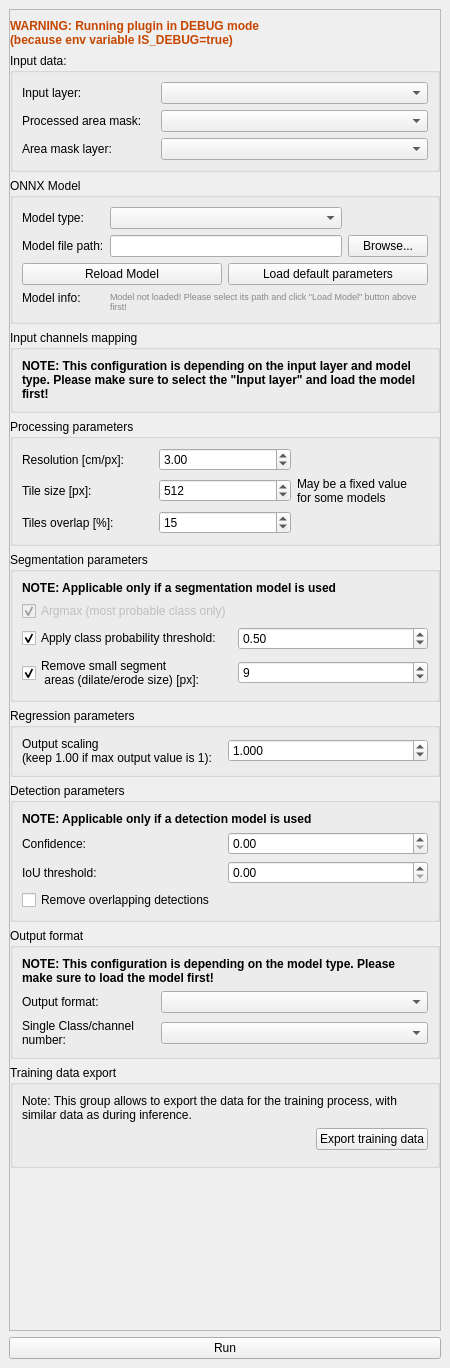
<?xml version="1.0" encoding="UTF-8"?>
<ui version="4.0">
 <class>DeepnessDockWidgetBase</class>
 <widget class="QDockWidget" name="DeepnessDockWidgetBase">
  <property name="geometry">
   <rect>
    <x>0</x>
    <y>0</y>
    <width>450</width>
    <height>1368</height>
   </rect>
  </property>
  <property name="windowTitle">
   <string>Deepness</string>
  </property>
  <widget class="QWidget" name="dockWidgetContents">
   <layout class="QGridLayout" name="gridLayout">
    <item row="0" column="0">
     <widget class="QScrollArea" name="scrollArea">
      <property name="widgetResizable">
       <bool>true</bool>
      </property>
      <widget class="QWidget" name="scrollAreaWidgetContents">
       <property name="geometry">
        <rect>
         <x>0</x>
         <y>0</y>
         <width>434</width>
         <height>1308</height>
        </rect>
       </property>
       <layout class="QVBoxLayout" name="verticalLayout_3">
        <property name="leftMargin">
         <number>0</number>
        </property>
        <property name="rightMargin">
         <number>0</number>
        </property>
        <property name="bottomMargin">
         <number>0</number>
        </property>
        <item>
         <widget class="QLabel" name="label_debugModeWarning">
          <property name="font">
           <font>
            <pointsize>9</pointsize>
            <weight>75</weight>
            <bold>true</bold>
           </font>
          </property>
          <property name="styleSheet">
           <string notr="true">color:rgb(198, 70, 0)</string>
          </property>
          <property name="text">
           <string>WARNING: Running plugin in DEBUG mode
(because env variable IS_DEBUG=true)</string>
          </property>
         </widget>
        </item>
        <item>
         <widget class="QgsCollapsibleGroupBox" name="mGroupBox_3">
          <property name="sizePolicy">
           <sizepolicy hsizetype="Preferred" vsizetype="Maximum">
            <horstretch>0</horstretch>
            <verstretch>0</verstretch>
           </sizepolicy>
          </property>
          <property name="title">
           <string>Input data:</string>
          </property>
          <layout class="QGridLayout" name="gridLayout_5">
           <item row="0" column="1" colspan="2">
            <widget class="QgsMapLayerComboBox" name="mMapLayerComboBox_inputLayer">
             <property name="toolTip">
              <string>&lt;html&gt;&lt;head/&gt;&lt;body&gt;&lt;p&gt;&lt;span style=&quot; font-weight:600;&quot;&gt;Layer which will be processed.&lt;/span&gt;&lt;/p&gt;&lt;p&gt;Most probably this is your ortophoto or map source (like satellite image from google earth).&lt;br/&gt;Needs to be a raster layer.&lt;/p&gt;&lt;/body&gt;&lt;/html&gt;</string>
             </property>
            </widget>
           </item>
           <item row="1" column="1" colspan="2">
            <widget class="QComboBox" name="comboBox_processedAreaSelection">
             <property name="toolTip">
              <string>&lt;html&gt;&lt;head/&gt;&lt;body&gt;&lt;p&gt;Defines what part of the &amp;quot;Input layer&amp;quot; should be processed.&lt;/p&gt;&lt;p&gt;&lt;br/&gt; - &amp;quot;&lt;span style=&quot; font-style:italic;&quot;&gt;Visible Part&lt;/span&gt;&amp;quot; allows to process the part currently visible on the map canvas.&lt;br/&gt; - &amp;quot;&lt;span style=&quot; font-style:italic;&quot;&gt;Entire Layer&lt;/span&gt;&amp;quot; allows to process the netire ortophoto file&lt;br/&gt; - &amp;quot;&lt;span style=&quot; font-style:italic;&quot;&gt;From Polygons&lt;/span&gt;&amp;quot; allows to select a polygon describing the area to be processed (e.g. if the processed field is a polygon, and we don't want to process outside of it)&lt;/p&gt;&lt;/body&gt;&lt;/html&gt;</string>
             </property>
            </widget>
           </item>
           <item row="0" column="0">
            <widget class="QLabel" name="label_10">
             <property name="text">
              <string>Input layer:</string>
             </property>
            </widget>
           </item>
           <item row="1" column="0">
            <widget class="QLabel" name="label_11">
             <property name="text">
              <string>Processed area mask:</string>
             </property>
            </widget>
           </item>
           <item row="2" column="0">
            <widget class="QLabel" name="label_areaMaskLayer">
             <property name="text">
              <string>Area mask layer:</string>
             </property>
            </widget>
           </item>
           <item row="2" column="1" colspan="2">
            <widget class="QgsMapLayerComboBox" name="mMapLayerComboBox_areaMaskLayer">
             <property name="toolTip">
              <string>&lt;html&gt;&lt;head/&gt;&lt;body&gt;&lt;p&gt;Defines the layer which is being used as a mask for the processing of &amp;quot;Input layer&amp;quot;. &lt;br/&gt;Only pixels within this mask layer will be processed.&lt;/p&gt;&lt;p&gt;Needs to be a vector layer.&lt;/p&gt;&lt;/body&gt;&lt;/html&gt;</string>
             </property>
            </widget>
           </item>
          </layout>
         </widget>
        </item>
        <item>
         <widget class="QgsCollapsibleGroupBox" name="mGroupBox">
          <property name="sizePolicy">
           <sizepolicy hsizetype="Preferred" vsizetype="Maximum">
            <horstretch>0</horstretch>
            <verstretch>0</verstretch>
           </sizepolicy>
          </property>
          <property name="title">
           <string>ONNX Model</string>
          </property>
          <layout class="QGridLayout" name="gridLayout_7">
           <item row="1" column="1">
            <widget class="QLineEdit" name="lineEdit_modelPath">
             <property name="enabled">
              <bool>true</bool>
             </property>
             <property name="toolTip">
              <string>Path to the model file</string>
             </property>
            </widget>
           </item>
           <item row="1" column="0">
            <widget class="QLabel" name="label_4">
             <property name="text">
              <string>Model file path:</string>
             </property>
            </widget>
           </item>
           <item row="1" column="2">
            <widget class="QPushButton" name="pushButton_browseModelPath">
             <property name="enabled">
              <bool>true</bool>
             </property>
             <property name="text">
              <string>Browse...</string>
             </property>
            </widget>
           </item>
           <item row="0" column="0">
            <widget class="QLabel" name="label_5">
             <property name="text">
              <string>Model type:</string>
             </property>
            </widget>
           </item>
           <item row="0" column="1">
            <widget class="QComboBox" name="comboBox_modelType">
             <property name="toolTip">
              <string>&lt;html&gt;&lt;head/&gt;&lt;body&gt;&lt;p&gt;Type of the model (model class) which you want to use.&lt;br/&gt;You should obtain this information along with the model file.&lt;/p&gt;&lt;p&gt;Please refer to the plugin documentation for more details.&lt;/p&gt;&lt;/body&gt;&lt;/html&gt;</string>
             </property>
            </widget>
           </item>
           <item row="4" column="0">
            <widget class="QLabel" name="label_3">
             <property name="text">
              <string>Model info:</string>
             </property>
            </widget>
           </item>
           <item row="4" column="1" rowspan="2" colspan="2">
            <widget class="QLabel" name="label_modelInfo">
             <property name="font">
              <font>
               <pointsize>7</pointsize>
              </font>
             </property>
             <property name="styleSheet">
              <string notr="true">color: rgb(135, 135, 133);</string>
             </property>
             <property name="text">
              <string>Model not loaded! Please select its path and click &quot;Load Model&quot; button above first!</string>
             </property>
             <property name="wordWrap">
              <bool>true</bool>
             </property>
            </widget>
           </item>
           <item row="3" column="0" colspan="3">
            <layout class="QHBoxLayout" name="horizontalLayout_10">
             <item>
              <widget class="QPushButton" name="pushButton_reloadModel">
               <property name="toolTip">
                <string>Reload the model given in the line edit above</string>
               </property>
               <property name="text">
                <string>Reload Model</string>
               </property>
              </widget>
             </item>
             <item>
              <widget class="QPushButton" name="pushButton_loadDefaultModelParameters">
               <property name="toolTip">
                <string>&lt;html&gt;&lt;head/&gt;&lt;body&gt;&lt;p&gt;&lt;span style=&quot; font-weight:600;&quot;&gt;Load default model parameters.&lt;/span&gt;&lt;/p&gt;&lt;p&gt;ONNX Models can have metadata, which can be parsed and used to set default value for fields in UI, w.g. for tile_size or confidence threshold&lt;/p&gt;&lt;/body&gt;&lt;/html&gt;</string>
               </property>
               <property name="text">
                <string>Load default parameters</string>
               </property>
              </widget>
             </item>
            </layout>
           </item>
          </layout>
         </widget>
        </item>
        <item>
         <widget class="QgsCollapsibleGroupBox" name="mGroupBox_2">
          <property name="sizePolicy">
           <sizepolicy hsizetype="Preferred" vsizetype="Maximum">
            <horstretch>0</horstretch>
            <verstretch>0</verstretch>
           </sizepolicy>
          </property>
          <property name="title">
           <string>Input channels mapping</string>
          </property>
          <layout class="QGridLayout" name="gridLayout_4">
           <item row="1" column="0">
            <layout class="QVBoxLayout" name="verticalLayout_inputChannelsMapping"/>
           </item>
           <item row="0" column="0">
            <widget class="QLabel" name="label_12">
             <property name="font">
              <font>
               <weight>75</weight>
               <bold>true</bold>
              </font>
             </property>
             <property name="text">
              <string>NOTE: This configuration is depending on the input layer and model type. Please make sure to select the &quot;Input layer&quot; and load the model first!</string>
             </property>
             <property name="wordWrap">
              <bool>true</bool>
             </property>
            </widget>
           </item>
          </layout>
         </widget>
        </item>
        <item>
         <widget class="QgsCollapsibleGroupBox" name="mGroupBox_4">
          <property name="sizePolicy">
           <sizepolicy hsizetype="Preferred" vsizetype="Maximum">
            <horstretch>0</horstretch>
            <verstretch>0</verstretch>
           </sizepolicy>
          </property>
          <property name="title">
           <string>Processing parameters</string>
          </property>
          <layout class="QGridLayout" name="gridLayout_8">
           <item row="1" column="0">
            <widget class="QLabel" name="label_8">
             <property name="text">
              <string>Tile size [px]:</string>
             </property>
            </widget>
           </item>
           <item row="0" column="1">
            <widget class="QDoubleSpinBox" name="doubleSpinBox_resolution_cm_px">
             <property name="toolTip">
              <string>&lt;html&gt;&lt;head/&gt;&lt;body&gt;&lt;p&gt;Defines the processing resolution of the &amp;quot;Input layer&amp;quot;.&lt;/p&gt;&lt;p&gt;&lt;br/&gt;&lt;/p&gt;&lt;p&gt;Determines the resolution of images fed into the model, allowing to scale the input images.&lt;/p&gt;&lt;p&gt;Should be similar as the resolution used to train the model.&lt;/p&gt;&lt;/body&gt;&lt;/html&gt;</string>
             </property>
             <property name="decimals">
              <number>2</number>
             </property>
             <property name="minimum">
              <double>0.000000000000000</double>
             </property>
             <property name="maximum">
              <double>999999.000000000000000</double>
             </property>
             <property name="value">
              <double>3.000000000000000</double>
             </property>
            </widget>
           </item>
           <item row="0" column="0">
            <widget class="QLabel" name="label">
             <property name="text">
              <string>Resolution [cm/px]:</string>
             </property>
            </widget>
           </item>
           <item row="1" column="1">
            <widget class="QSpinBox" name="spinBox_tileSize_px">
             <property name="enabled">
              <bool>true</bool>
             </property>
             <property name="toolTip">
              <string>&lt;html&gt;&lt;head/&gt;&lt;body&gt;&lt;p&gt;Size of the images passed to the model.&lt;/p&gt;&lt;p&gt;Usually needs to be the same as the one used during training.&lt;/p&gt;&lt;/body&gt;&lt;/html&gt;</string>
             </property>
             <property name="maximum">
              <number>99999</number>
             </property>
             <property name="value">
              <number>512</number>
             </property>
            </widget>
           </item>
           <item row="1" column="2">
            <widget class="QLabel" name="label_13">
             <property name="text">
              <string>May be a fixed value
for some models</string>
             </property>
            </widget>
           </item>
           <item row="2" column="0">
            <widget class="QLabel" name="label_19">
             <property name="text">
              <string>Tiles overlap [%]:</string>
             </property>
            </widget>
           </item>
           <item row="2" column="1">
            <widget class="QSpinBox" name="spinBox_processingTileOverlapPercentage">
             <property name="toolTip">
              <string>&lt;html&gt;&lt;head/&gt;&lt;body&gt;&lt;p&gt;Defines how much tiles should overlap on their neighbours during processing.&lt;/p&gt;&lt;p&gt;Especially required for model which introduce distortions on the edges of images, so that it can be removed in postprocessing.&lt;/p&gt;&lt;/body&gt;&lt;/html&gt;</string>
             </property>
             <property name="suffix">
              <string/>
             </property>
             <property name="value">
              <number>15</number>
             </property>
            </widget>
           </item>
          </layout>
         </widget>
        </item>
        <item>
         <widget class="QgsCollapsibleGroupBox" name="mGroupBox_segmentationParameters">
          <property name="sizePolicy">
           <sizepolicy hsizetype="Preferred" vsizetype="Maximum">
            <horstretch>0</horstretch>
            <verstretch>0</verstretch>
           </sizepolicy>
          </property>
          <property name="title">
           <string>Segmentation parameters</string>
          </property>
          <layout class="QGridLayout" name="gridLayout_10">
           <item row="3" column="2">
            <widget class="QSpinBox" name="spinBox_dilateErodeSize">
             <property name="toolTip">
              <string>&lt;html&gt;&lt;head/&gt;&lt;body&gt;&lt;p&gt;Postprocessing option, to remove small areas (small clusters of pixels) belonging to each class, smoothing the predictions.&lt;/p&gt;&lt;p&gt;The actual size (in meters) of the smoothing can be calculated as &amp;quot;Resolution&amp;quot; * &amp;quot;value of this parameter&amp;quot;.&lt;br/&gt;Works as application of dilate and erode operation (twice, in reverse order).&lt;br/&gt;Similar effect to median filter.&lt;/p&gt;&lt;/body&gt;&lt;/html&gt;</string>
             </property>
             <property name="value">
              <number>9</number>
             </property>
            </widget>
           </item>
           <item row="0" column="1" colspan="2">
            <widget class="QLabel" name="label_2">
             <property name="font">
              <font>
               <weight>75</weight>
               <bold>true</bold>
              </font>
             </property>
             <property name="text">
              <string>NOTE: Applicable only if a segmentation model is used</string>
             </property>
            </widget>
           </item>
           <item row="2" column="1">
            <widget class="QCheckBox" name="checkBox_pixelClassEnableThreshold">
             <property name="text">
              <string>Apply class probability threshold:</string>
             </property>
             <property name="checked">
              <bool>true</bool>
             </property>
            </widget>
           </item>
           <item row="1" column="1">
            <widget class="QCheckBox" name="checkBox_pixelClassArgmaxEnabled">
             <property name="enabled">
              <bool>false</bool>
             </property>
             <property name="toolTip">
              <string/>
             </property>
             <property name="text">
              <string>Argmax (most probable class only)</string>
             </property>
             <property name="checked">
              <bool>true</bool>
             </property>
            </widget>
           </item>
           <item row="3" column="1">
            <widget class="QCheckBox" name="checkBox_removeSmallAreas">
             <property name="text">
              <string>Remove small segment 
 areas (dilate/erode size) [px]:</string>
             </property>
             <property name="checked">
              <bool>true</bool>
             </property>
            </widget>
           </item>
           <item row="2" column="2">
            <widget class="QDoubleSpinBox" name="doubleSpinBox_probabilityThreshold">
             <property name="toolTip">
              <string>&lt;html&gt;&lt;head/&gt;&lt;body&gt;&lt;p&gt;Minimum required probability for the class to be considered as belonging to this class.&lt;/p&gt;&lt;/body&gt;&lt;/html&gt;</string>
             </property>
             <property name="decimals">
              <number>2</number>
             </property>
             <property name="maximum">
              <double>1.000000000000000</double>
             </property>
             <property name="singleStep">
              <double>0.050000000000000</double>
             </property>
             <property name="value">
              <double>0.500000000000000</double>
             </property>
            </widget>
           </item>
          </layout>
         </widget>
        </item>
        <item>
         <widget class="QgsCollapsibleGroupBox" name="mGroupBox_regressionParameters">
          <property name="sizePolicy">
           <sizepolicy hsizetype="Preferred" vsizetype="Maximum">
            <horstretch>0</horstretch>
            <verstretch>0</verstretch>
           </sizepolicy>
          </property>
          <property name="title">
           <string>Regression parameters</string>
          </property>
          <layout class="QGridLayout" name="gridLayout_11">
           <item row="0" column="0">
            <widget class="QLabel" name="label_6">
             <property name="text">
              <string>Output scaling 
(keep 1.00 if max output value is 1):</string>
             </property>
            </widget>
           </item>
           <item row="0" column="1">
            <widget class="QDoubleSpinBox" name="doubleSpinBox_regressionScaling">
             <property name="toolTip">
              <string>&lt;html&gt;&lt;head/&gt;&lt;body&gt;&lt;p&gt;Scaling factor for model output values.&lt;/p&gt;&lt;p&gt;Each pixel value will be multiplied by this factor.&lt;/p&gt;&lt;/body&gt;&lt;/html&gt;</string>
             </property>
             <property name="decimals">
              <number>3</number>
             </property>
             <property name="maximum">
              <double>9999.000000000000000</double>
             </property>
             <property name="value">
              <double>1.000000000000000</double>
             </property>
            </widget>
           </item>
          </layout>
         </widget>
        </item>
        <item>
         <widget class="QgsCollapsibleGroupBox" name="mGroupBox_detectionParameters">
          <property name="title">
           <string>Detection parameters</string>
          </property>
          <layout class="QGridLayout" name="gridLayout_9">
           <item row="3" column="0">
            <widget class="QLabel" name="label_22">
             <property name="text">
              <string>IoU threshold:</string>
             </property>
            </widget>
           </item>
           <item row="1" column="1">
            <widget class="QDoubleSpinBox" name="doubleSpinBox_confidence">
             <property name="toolTip">
              <string>&lt;html&gt;&lt;head/&gt;&lt;body&gt;&lt;p&gt;Minimal confidence of the potential detection, to consider it as a detection.&lt;/p&gt;&lt;/body&gt;&lt;/html&gt;</string>
             </property>
             <property name="decimals">
              <number>2</number>
             </property>
             <property name="maximum">
              <double>1.000000000000000</double>
             </property>
             <property name="singleStep">
              <double>0.050000000000000</double>
             </property>
            </widget>
           </item>
           <item row="1" column="0">
            <widget class="QLabel" name="label_21">
             <property name="text">
              <string>Confidence:</string>
             </property>
            </widget>
           </item>
           <item row="3" column="1">
            <widget class="QDoubleSpinBox" name="doubleSpinBox_iouScore">
             <property name="toolTip">
              <string>&lt;html&gt;&lt;head/&gt;&lt;body&gt;&lt;p&gt;Parameter used in Non Maximum Suppression in post processing.&lt;/p&gt;&lt;p&gt;Defines the threshold of overlap between to neighbouring detections, to consider them as the same object.&lt;/p&gt;&lt;/body&gt;&lt;/html&gt;</string>
             </property>
             <property name="decimals">
              <number>2</number>
             </property>
             <property name="maximum">
              <double>1.000000000000000</double>
             </property>
             <property name="singleStep">
              <double>0.050000000000000</double>
             </property>
            </widget>
           </item>
           <item row="0" column="0" colspan="2">
            <widget class="QLabel" name="label_20">
             <property name="font">
              <font>
               <weight>75</weight>
               <bold>true</bold>
              </font>
             </property>
             <property name="text">
              <string>NOTE: Applicable only if a detection model is used</string>
             </property>
            </widget>
           </item>
           <item row="4" column="0">
            <widget class="QCheckBox" name="checkBox_removeOverlappingDetections">
             <property name="toolTip">
              <string>&lt;html&gt;&lt;head/&gt;&lt;body&gt;&lt;p&gt;If checked then the overlapping detections (which may be a artifact of overlapped processing) will be removed&lt;/p&gt;&lt;/body&gt;&lt;/html&gt;</string>
             </property>
             <property name="text">
              <string>Remove overlapping detections</string>
             </property>
            </widget>
           </item>
          </layout>
         </widget>
        </item>
        <item>
         <widget class="QgsCollapsibleGroupBox" name="mGroupBox_6">
          <property name="sizePolicy">
           <sizepolicy hsizetype="Preferred" vsizetype="Maximum">
            <horstretch>0</horstretch>
            <verstretch>0</verstretch>
           </sizepolicy>
          </property>
          <property name="title">
           <string>Output format</string>
          </property>
          <layout class="QGridLayout" name="gridLayout_2">
           <item row="1" column="1" colspan="2">
            <widget class="QComboBox" name="comboBox_modelOutputFormat">
             <property name="toolTip">
              <string>&lt;html&gt;&lt;head/&gt;&lt;body&gt;&lt;p&gt;Determines how the model output should be presented.&lt;/p&gt;&lt;p&gt;E.g. whether we want to have the output layer only for one class, or for each class of the model.&lt;/p&gt;&lt;p&gt;Please refer to the plugin documentation for more details.&lt;/p&gt;&lt;/body&gt;&lt;/html&gt;</string>
             </property>
            </widget>
           </item>
           <item row="1" column="0">
            <widget class="QLabel" name="label_18">
             <property name="text">
              <string>Output format:</string>
             </property>
            </widget>
           </item>
           <item row="2" column="1" colspan="2">
            <widget class="QComboBox" name="comboBox_outputFormatClassNumber">
             <property name="toolTip">
              <string>&lt;html&gt;&lt;head/&gt;&lt;body&gt;&lt;p&gt;If selected, only this channel (class) of the model output will be presented as a result.&lt;/p&gt;&lt;/body&gt;&lt;/html&gt;</string>
             </property>
            </widget>
           </item>
           <item row="0" column="0" colspan="3">
            <widget class="QLabel" name="label_17">
             <property name="font">
              <font>
               <weight>75</weight>
               <bold>true</bold>
              </font>
             </property>
             <property name="text">
              <string>NOTE: This configuration is depending on the model type. Please make sure to load the model first!</string>
             </property>
             <property name="wordWrap">
              <bool>true</bool>
             </property>
            </widget>
           </item>
           <item row="2" column="0">
            <widget class="QLabel" name="label_9">
             <property name="text">
              <string>Single Class/channel 
number:</string>
             </property>
            </widget>
           </item>
          </layout>
         </widget>
        </item>
        <item>
         <widget class="QgsCollapsibleGroupBox" name="mGroupBox_8">
          <property name="sizePolicy">
           <sizepolicy hsizetype="Preferred" vsizetype="Maximum">
            <horstretch>0</horstretch>
            <verstretch>0</verstretch>
           </sizepolicy>
          </property>
          <property name="title">
           <string>Training data export</string>
          </property>
          <layout class="QVBoxLayout" name="verticalLayout_4">
           <item>
            <widget class="QLabel" name="label_15">
             <property name="text">
              <string>Note: This group allows to export the data for the training process, with similar data as during inference.</string>
             </property>
             <property name="wordWrap">
              <bool>true</bool>
             </property>
            </widget>
           </item>
           <item>
            <layout class="QVBoxLayout" name="verticalLayout_trainingDataExport"/>
           </item>
           <item>
            <layout class="QHBoxLayout" name="horizontalLayout_2">
             <item>
              <spacer name="horizontalSpacer">
               <property name="orientation">
                <enum>Qt::Horizontal</enum>
               </property>
               <property name="sizeHint" stdset="0">
                <size>
                 <width>40</width>
                 <height>20</height>
                </size>
               </property>
              </spacer>
             </item>
             <item>
              <widget class="QPushButton" name="pushButton_runTrainingDataExport">
               <property name="toolTip">
                <string>&lt;html&gt;&lt;head/&gt;&lt;body&gt;&lt;p&gt;Run the export of the data&lt;/p&gt;&lt;/body&gt;&lt;/html&gt;</string>
               </property>
               <property name="text">
                <string>Export training data</string>
               </property>
              </widget>
             </item>
            </layout>
           </item>
           <item>
            <widget class="QWidget" name="widget_3" native="true">
             <layout class="QHBoxLayout" name="horizontalLayout">
              <property name="leftMargin">
               <number>0</number>
              </property>
              <property name="topMargin">
               <number>0</number>
              </property>
              <property name="rightMargin">
               <number>0</number>
              </property>
              <property name="bottomMargin">
               <number>0</number>
              </property>
             </layout>
            </widget>
           </item>
          </layout>
         </widget>
        </item>
        <item>
         <spacer name="verticalSpacer">
          <property name="orientation">
           <enum>Qt::Vertical</enum>
          </property>
          <property name="sizeHint" stdset="0">
           <size>
            <width>20</width>
            <height>40</height>
           </size>
          </property>
         </spacer>
        </item>
       </layout>
      </widget>
     </widget>
    </item>
    <item row="1" column="0">
     <layout class="QVBoxLayout" name="verticalLayout">
      <item>
       <widget class="QPushButton" name="pushButton_runInference">
        <property name="toolTip">
         <string>&lt;html&gt;&lt;head/&gt;&lt;body&gt;&lt;p&gt;Run the inference, for the selected above paraeters.&lt;/p&gt;&lt;/body&gt;&lt;/html&gt;</string>
        </property>
        <property name="text">
         <string>Run</string>
        </property>
       </widget>
      </item>
     </layout>
    </item>
   </layout>
  </widget>
 </widget>
 <customwidgets>
  <customwidget>
   <class>QgsCollapsibleGroupBox</class>
   <extends>QGroupBox</extends>
   <header>qgscollapsiblegroupbox.h</header>
   <container>1</container>
  </customwidget>
  <customwidget>
   <class>QgsMapLayerComboBox</class>
   <extends>QComboBox</extends>
   <header>qgsmaplayercombobox.h</header>
  </customwidget>
 </customwidgets>
 <resources/>
 <connections/>
</ui>
